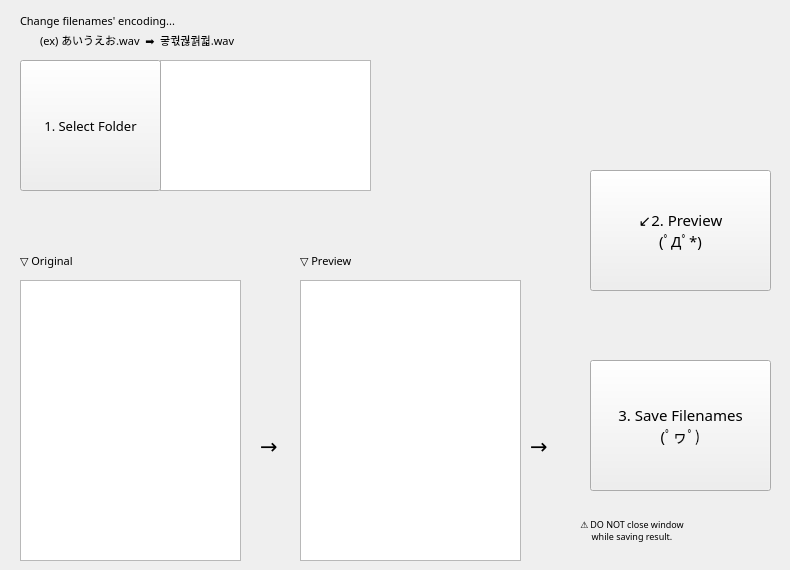
    <widget class="QWidget" name="tab_filename">
     <property name="sizePolicy">
      <sizepolicy hsizetype="Expanding" vsizetype="Preferred">
       <horstretch>0</horstretch>
       <verstretch>0</verstretch>
      </sizepolicy>
     </property>
     <attribute name="title">
      <string>change Filenames</string>
     </attribute>
     <widget class="QTextBrowser" name="flTextReadonlyPath">
      <property name="geometry">
       <rect>
        <x>160</x>
        <y>60</y>
        <width>211</width>
        <height>131</height>
       </rect>
      </property>
      <property name="font">
       <font>
        <family>함초롬돋움</family>
        <pointsize>9</pointsize>
       </font>
      </property>
      <property name="cursor" stdset="0">
       <cursorShape>IBeamCursor</cursorShape>
      </property>
      <property name="mouseTracking">
       <bool>true</bool>
      </property>
      <property name="tabletTracking">
       <bool>false</bool>
      </property>
      <property name="focusPolicy">
       <enum>Qt::StrongFocus</enum>
      </property>
      <property name="autoFillBackground">
       <bool>false</bool>
      </property>
      <property name="frameShadow">
       <enum>QFrame::Plain</enum>
      </property>
      <property name="verticalScrollBarPolicy">
       <enum>Qt::ScrollBarAsNeeded</enum>
      </property>
     </widget>
     <widget class="QPushButton" name="flButtonFolderSelect">
      <property name="geometry">
       <rect>
        <x>20</x>
        <y>60</y>
        <width>141</width>
        <height>131</height>
       </rect>
      </property>
      <property name="font">
       <font>
        <family>함초롬돋움</family>
        <pointsize>10</pointsize>
        <kerning>true</kerning>
       </font>
      </property>
      <property name="cursor">
       <cursorShape>PointingHandCursor</cursorShape>
      </property>
      <property name="mouseTracking">
       <bool>true</bool>
      </property>
      <property name="text">
       <string>1. Select Folder</string>
      </property>
      <property name="flat">
       <bool>false</bool>
      </property>
     </widget>
     <widget class="QLabel" name="flLabel1">
      <property name="geometry">
       <rect>
        <x>20</x>
        <y>10</y>
        <width>511</width>
        <height>21</height>
       </rect>
      </property>
      <property name="font">
       <font>
        <family>함초롬돋움</family>
        <pointsize>8</pointsize>
       </font>
      </property>
      <property name="cursor">
       <cursorShape>WhatsThisCursor</cursorShape>
      </property>
      <property name="text">
       <string>Change filenames' encoding...</string>
      </property>
     </widget>
     <widget class="QLabel" name="flLabel2">
      <property name="geometry">
       <rect>
        <x>40</x>
        <y>30</y>
        <width>281</width>
        <height>21</height>
       </rect>
      </property>
      <property name="font">
       <font>
        <family>함초롬돋움</family>
        <pointsize>8</pointsize>
       </font>
      </property>
      <property name="cursor">
       <cursorShape>WhatsThisCursor</cursorShape>
      </property>
      <property name="text">
       <string>(ex) あいうえお.wav  ➡️  궇궋궎궑궓.wav</string>
      </property>
     </widget>
     <widget class="QPushButton" name="flButtonPreview">
      <property name="geometry">
       <rect>
        <x>590</x>
        <y>170</y>
        <width>181</width>
        <height>121</height>
       </rect>
      </property>
      <property name="font">
       <font>
        <family>함초롬돋움</family>
        <pointsize>11</pointsize>
       </font>
      </property>
      <property name="cursor">
       <cursorShape>PointingHandCursor</cursorShape>
      </property>
      <property name="mouseTracking">
       <bool>true</bool>
      </property>
      <property name="text">
       <string>↙️2. Preview 
(ﾟДﾟ*)</string>
      </property>
      <property name="flat">
       <bool>false</bool>
      </property>
     </widget>
     <widget class="QLabel" name="flLabel5">
      <property name="geometry">
       <rect>
        <x>20</x>
        <y>250</y>
        <width>221</width>
        <height>21</height>
       </rect>
      </property>
      <property name="font">
       <font>
        <family>함초롬돋움</family>
        <pointsize>8</pointsize>
       </font>
      </property>
      <property name="text">
       <string>▽ Original</string>
      </property>
     </widget>
     <widget class="QListView" name="flListviewPreview">
      <property name="geometry">
       <rect>
        <x>300</x>
        <y>280</y>
        <width>221</width>
        <height>281</height>
       </rect>
      </property>
      <property name="font">
       <font>
        <family>함초롬돋움</family>
        <pointsize>7</pointsize>
        <italic>false</italic>
        <kerning>false</kerning>
       </font>
      </property>
      <property name="mouseTracking">
       <bool>true</bool>
      </property>
      <property name="focusPolicy">
       <enum>Qt::WheelFocus</enum>
      </property>
      <property name="autoFillBackground">
       <bool>true</bool>
      </property>
      <property name="lineWidth">
       <number>0</number>
      </property>
      <property name="autoScrollMargin">
       <number>10</number>
      </property>
      <property name="editTriggers">
       <set>QAbstractItemView::NoEditTriggers</set>
      </property>
      <property name="showDropIndicator" stdset="0">
       <bool>false</bool>
      </property>
      <property name="spacing">
       <number>1</number>
      </property>
     </widget>
     <widget class="QPushButton" name="flButtonSave">
      <property name="geometry">
       <rect>
        <x>590</x>
        <y>360</y>
        <width>181</width>
        <height>131</height>
       </rect>
      </property>
      <property name="font">
       <font>
        <family>함초롬돋움</family>
        <pointsize>11</pointsize>
       </font>
      </property>
      <property name="cursor">
       <cursorShape>PointingHandCursor</cursorShape>
      </property>
      <property name="mouseTracking">
       <bool>true</bool>
      </property>
      <property name="text">
       <string>3. Save Filenames
(ﾟヮﾟ)</string>
      </property>
      <property name="flat">
       <bool>false</bool>
      </property>
     </widget>
     <widget class="QLabel" name="flLabel7">
      <property name="geometry">
       <rect>
        <x>580</x>
        <y>510</y>
        <width>201</width>
        <height>41</height>
       </rect>
      </property>
      <property name="font">
       <font>
        <family>함초롬돋움</family>
        <pointsize>7</pointsize>
       </font>
      </property>
      <property name="cursor">
       <cursorShape>WhatsThisCursor</cursorShape>
      </property>
      <property name="toolTipDuration">
       <number>-1</number>
      </property>
      <property name="text">
       <string>⚠️ DO NOT close window 
     while saving result.</string>
      </property>
     </widget>
     <widget class="QLabel" name="flLabel6">
      <property name="geometry">
       <rect>
        <x>300</x>
        <y>250</y>
        <width>211</width>
        <height>21</height>
       </rect>
      </property>
      <property name="font">
       <font>
        <family>함초롬돋움</family>
        <pointsize>8</pointsize>
       </font>
      </property>
      <property name="text">
       <string>▽ Preview</string>
      </property>
     </widget>
     <widget class="QListView" name="flListviewOriginal">
      <property name="geometry">
       <rect>
        <x>20</x>
        <y>280</y>
        <width>221</width>
        <height>281</height>
       </rect>
      </property>
      <property name="font">
       <font>
        <family>함초롬돋움</family>
        <pointsize>7</pointsize>
        <italic>false</italic>
        <kerning>false</kerning>
       </font>
      </property>
      <property name="mouseTracking">
       <bool>true</bool>
      </property>
      <property name="focusPolicy">
       <enum>Qt::WheelFocus</enum>
      </property>
      <property name="autoFillBackground">
       <bool>true</bool>
      </property>
      <property name="lineWidth">
       <number>0</number>
      </property>
      <property name="autoScrollMargin">
       <number>10</number>
      </property>
      <property name="editTriggers">
       <set>QAbstractItemView::NoEditTriggers</set>
      </property>
      <property name="showDropIndicator" stdset="0">
       <bool>false</bool>
      </property>
      <property name="spacing">
       <number>1</number>
      </property>
     </widget>
     <widget class="QLabel" name="flLabel9">
      <property name="geometry">
       <rect>
        <x>530</x>
        <y>430</y>
        <width>41</width>
        <height>31</height>
       </rect>
      </property>
      <property name="font">
       <font>
        <family>함초롬돋움</family>
        <pointsize>16</pointsize>
       </font>
      </property>
      <property name="text">
       <string>→</string>
      </property>
     </widget>
     <widget class="QLabel" name="flLabel8">
      <property name="geometry">
       <rect>
        <x>260</x>
        <y>430</y>
        <width>41</width>
        <height>31</height>
       </rect>
      </property>
      <property name="font">
       <font>
        <family>함초롬돋움</family>
        <pointsize>16</pointsize>
       </font>
      </property>
      <property name="text">
       <string>→</string>
      </property>
     </widget>
    </widget>
